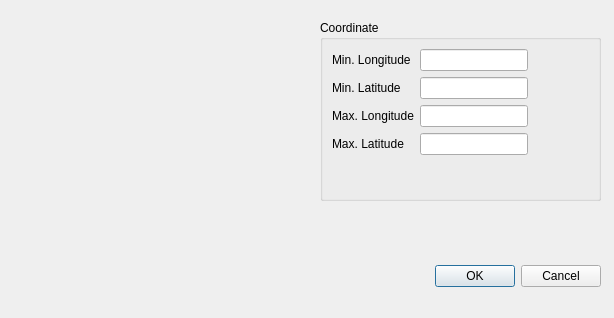
<?xml version="1.0" encoding="UTF-8"?>
<ui version="4.0">
 <class>ImportDialogBase</class>
 <widget class="QDialog" name="ImportDialogBase">
  <property name="geometry">
   <rect>
    <x>0</x>
    <y>0</y>
    <width>614</width>
    <height>318</height>
   </rect>
  </property>
  <property name="windowTitle">
   <string>Dialog</string>
  </property>
  <widget class="QDialogButtonBox" name="buttonBox">
   <property name="geometry">
    <rect>
     <x>260</x>
     <y>260</y>
     <width>341</width>
     <height>32</height>
    </rect>
   </property>
   <property name="orientation">
    <enum>Qt::Horizontal</enum>
   </property>
   <property name="standardButtons">
    <set>QDialogButtonBox::Cancel|QDialogButtonBox::Ok</set>
   </property>
  </widget>
  <widget class="QGroupBox" name="groupBox">
   <property name="geometry">
    <rect>
     <x>320</x>
     <y>20</y>
     <width>281</width>
     <height>181</height>
    </rect>
   </property>
   <property name="title">
    <string>Coordinate</string>
   </property>
   <layout class="QFormLayout" name="formLayout_2">
    <property name="fieldGrowthPolicy">
     <enum>QFormLayout::FieldsStayAtSizeHint</enum>
    </property>
    <item row="0" column="0">
     <widget class="QLabel" name="label">
      <property name="text">
       <string>Min. Longitude</string>
      </property>
     </widget>
    </item>
    <item row="0" column="1">
     <widget class="QLineEdit" name="minLongitude"/>
    </item>
    <item row="1" column="0">
     <widget class="QLabel" name="label_2">
      <property name="text">
       <string>Min. Latitude</string>
      </property>
     </widget>
    </item>
    <item row="1" column="1">
     <widget class="QLineEdit" name="minLatitude"/>
    </item>
    <item row="2" column="0">
     <widget class="QLabel" name="label_3">
      <property name="text">
       <string>Max. Longitude</string>
      </property>
     </widget>
    </item>
    <item row="2" column="1">
     <widget class="QLineEdit" name="maxLongitude"/>
    </item>
    <item row="3" column="0">
     <widget class="QLabel" name="label_4">
      <property name="text">
       <string>Max. Latitude</string>
      </property>
     </widget>
    </item>
    <item row="3" column="1">
     <widget class="QLineEdit" name="maxLatitude"/>
    </item>
   </layout>
  </widget>
 </widget>
 <resources/>
 <connections>
  <connection>
   <sender>buttonBox</sender>
   <signal>accepted()</signal>
   <receiver>ImportDialogBase</receiver>
   <slot>accept()</slot>
   <hints>
    <hint type="sourcelabel">
     <x>248</x>
     <y>254</y>
    </hint>
    <hint type="destinationlabel">
     <x>157</x>
     <y>274</y>
    </hint>
   </hints>
  </connection>
  <connection>
   <sender>buttonBox</sender>
   <signal>rejected()</signal>
   <receiver>ImportDialogBase</receiver>
   <slot>reject()</slot>
   <hints>
    <hint type="sourcelabel">
     <x>316</x>
     <y>260</y>
    </hint>
    <hint type="destinationlabel">
     <x>286</x>
     <y>274</y>
    </hint>
   </hints>
  </connection>
 </connections>
</ui>
